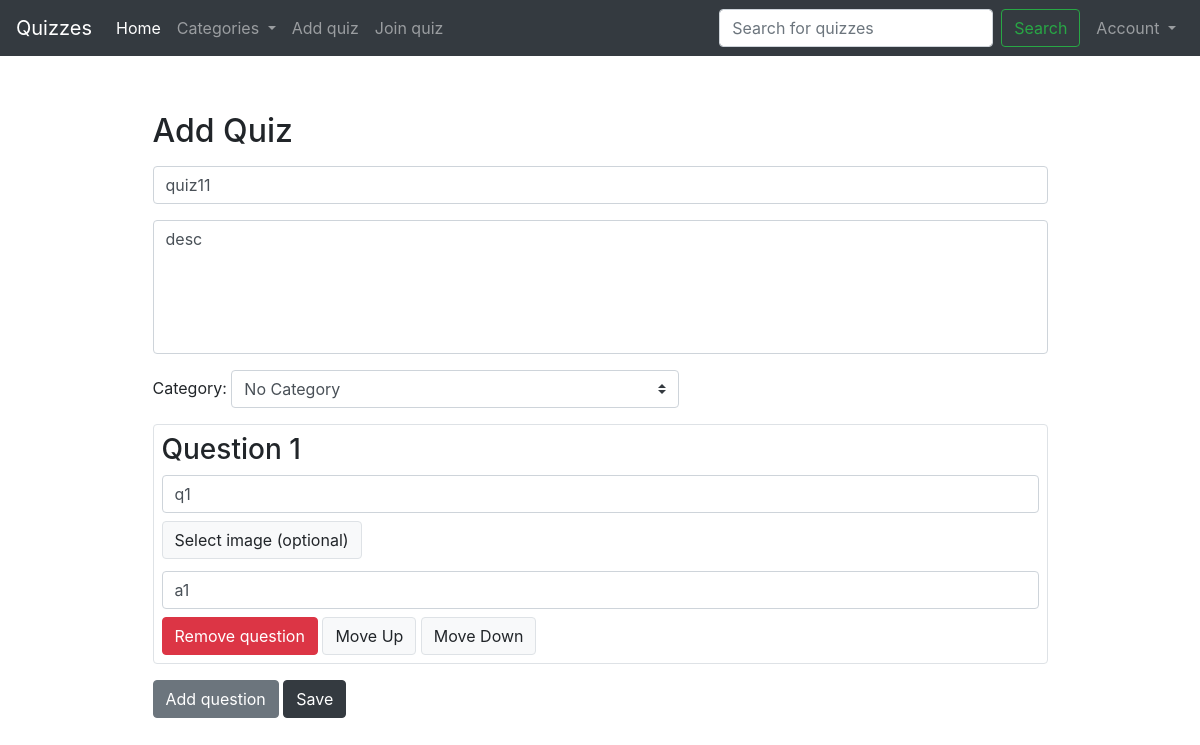
Screenshot of /edit_quiz/21 (signed in) with the database file from the repository.
### quizzes/models.py (models this page shows, shortened)
class Quiz(models.Model):
    owner = models.ForeignKey(User, on_delete=models.CASCADE, related_name="created")
    watching = models.ManyToManyField(User, blank=True, related_name="watched")
    title = models.CharField(max_length=128, unique=True)
    description = models.CharField(max_length=512)
    category = models.CharField(
        max_length=18,
        choices=CATEGORIES,
        default="No Category Listed",
    )

class Question(models.Model):
    quiz = models.ForeignKey(Quiz, on_delete=models.CASCADE, related_name="questions")
    query = models.CharField(max_length=256)
    image = models.ImageField(upload_to='questions_images', null=True, blank=True)
    answer = models.CharField(max_length=128)

### quizzes/views.py (the view)
# urls.py: path("edit_quiz/<str:id>", views.edit_quiz_view, name="edit_quiz"),
@login_required(login_url='login', redirect_field_name=None)
def edit_quiz_view(request, id):
    try:
        return render(request, "quizzes/add_quiz.html", {
            "quiz": Quiz.objects.get(id=id, owner=request.user)
        })
    except:
        return HttpResponseRedirect(reverse("index"))

### quizzes/templatetags/define_action.py (called while the page is built)
@register.simple_tag
def define(val=None):
  return val

@register.filter(name='all')
def all(value):
  return value.all()

@register.filter(name='count')
def count(value):
    return value.count()

@register.filter(name='categories')
def categories(value):
    return CATEGORIES

### quizzes/templates/quizzes/add_quiz.html (shortened to what this page needs)
{% extends "quizzes/layout.html" %}
{% load static %}
{% load define_action %}
{% block body %}
  <div class="mt-5 container flex">
    <div class="row">
      <div class="col-1"></div>
      <div class="col-10 mb-4">
        <h2>Add Quiz</h2>
        <form id="add_quiz_form" class="mt-3" method="post">
          <div class="form-group">
            <input type="text" name="title" class="form-control" placeholder="Title" value="{% if quiz %}{{ quiz.title }}{% endif %}" required>
          </div>
          <div class="form-group">
            <textarea type="text" class="form-control " name="description" placeholder="Description" rows="5" required>{% if quiz %}{{ quiz.description }}{% endif %}</textarea>
          </div>
          <div class="form-group">
            <label for="category">Category: </label>
            <select id="category" class="custom-select w-50" name="category">
              {% for name, value in 0|categories %}
                <option value="{{ value }}" {% if quiz and quiz.category == value %}selected{% endif %}>{{ name }}</option>
              {% endfor %}
            </select>
          </div>
          <div id="questions-container">
            {% if quiz %}
              {% define 1 as count %}
              {% for question in quiz.questions|all %}
                <div id="question-container-{{ count }}" class="question-container form-group border rounded p-2">
                  <h3>Question {{ count }}</h3>
                  {% define count|add:-1 as count %}
                  <input type="text" name="query-{{ count }}" class="form-control" placeholder="Question" value="{{ question.query }}" required>
                  <label class="btn btn-light border mt-2" for="file-{{ count }}" accept="image/*">Select image (optional)</label>
                  <input type="text" name="answer-{{ count }}" class="form-control mt-1" placeholder="Expected answer (text or regular expression)" value="{{ question.answer }}" required>
                  <button class="btn btn-danger mt-2 remove-question" data-question-id="{{ count }}">Remove question</button>
                  <button class="btn btn-light border mt-2 move-up">Move Up</button>
                  <button class="btn btn-light border mt-2 move-down">Move Down</button>
                </div>
                {% define count|add:2 as count %}
              {% endfor %}
            {% endif %}
          </div>
          <button id="add_question" class="btn btn-secondary">Add question</button>
          <input type="submit" class="btn btn-dark" value="Save">
        </form>
      </div>
    </div>
  </div>
{% endblock %}

### quizzes/static/quizzes/styles.css (style rules this page uses)
textarea { resize: none; }

### rows the page displays
Quiz: title "quiz11", description "desc", category "No Category"
Question: count "1", query "q1", answer "a1"
